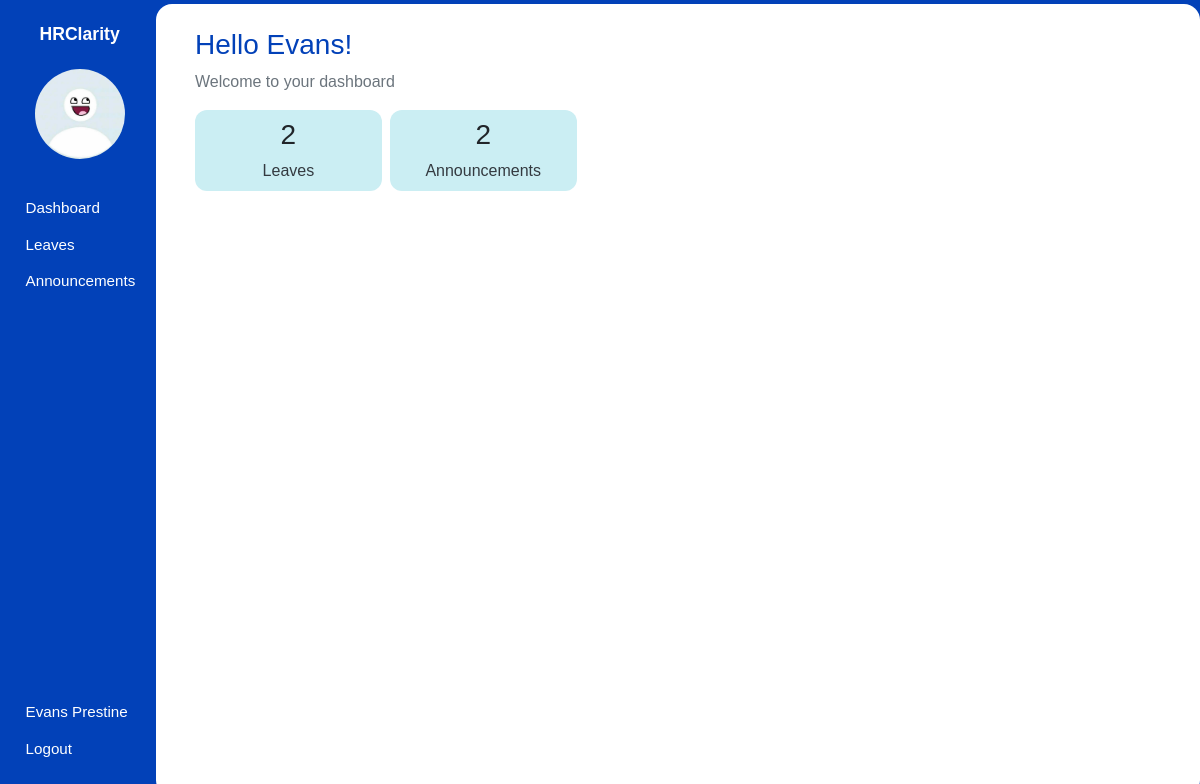
The page /employee/dashboard (signed in) on the database its author committed.
### hrms/models.py (models this page shows, shortened)
class User(db.Model, UserMixin):
    id = db.Column(db.Integer, primary_key=True)
    first_name = db.Column(db.String(80), nullable=False)
    last_name = db.Column(db.String(120), nullable=False)
    dob = db.Column(db.Date, nullable=False)
    gender = db.Column(db.String(7), nullable=False)
    email_address = db.Column(db.String(120), nullable=False)
    phone_number = db.Column(db.String(20), nullable=False)
    national_id = db.Column(db.Integer, nullable=False)
    user_level = db.Column(db.Integer, nullable=False, default=1)
    user_type = db.Column(db.String(10), nullable=False, default='employee')
    password = db.Column(db.String(60), nullable=False)
    image_file = db.Column(db.String(20), nullable=False, default='default.jpg')
    leaves = db.relationship('Leave')
    occupation_id = db.Column(db.Integer, db.ForeignKey('occupation.id'), nullable=False)

### hrms/employee/routes.py (the view)
@employee.route('/employee/dashboard')
@login_required
def employee_dashboard():
    announcements_count = Announcement.query.count()
    leaves_count = len(Leave.query.filter_by(employee_id=current_user.id).all())
    return render_template('employee/dashboard.html', page_title='User Dashboard', announcements_count=announcements_count, leaves_count=leaves_count, user=current_user)

### hrms/models.py (called while the page is built)
@login_manager.user_loader
def load_user(user_id):
    user = User.query.filter_by(id=user_id).first()
    return user

### hrms/templates/employee/dashboard.html
{% extends 'main_layout.html' %} {% block body %}
<section class="app">
  {% include "aside.html" %}
  <main class="Dashboard">
    <div class="main_container container-fluid dashboard_wrapper p-4">
      <div class="hero container">
        <div class="text">
          <h3>Hello {{ current_user.first_name }}!</h3>
          <p class="text-secondary">Welcome to your dashboard</p>
        </div>
      </div>
      <div class="container stats">
        <div class="stat">
          <h3>{{ leaves_count }}</h3>
          <a
            href="{{ url_for('leaves.employee_view_leaves') }}"
            class="text-dark"
            >Leaves</a
          >
        </div>
        <div class="stat">
          <h3>{{ announcements_count }}</h3>
          <a
            href="{{ url_for('announcements.employee_view_announcements') }}"
            class="text-dark"
            >Announcements</a
          >
        </div>
      </div>
    </div>
  </main>
</section>
{% endblock body %}

### hrms/templates/aside.html (shortened to what this page needs)
<aside>
  <h1 class="mt-3">HRClarity</h1>
  <div class="container text-center mt-4">
    <img src="{{ url_for('static', filename='images/profile_pictures/' ~ current_user.image_file ) }}" alt="Employee" class="rounded-circle" width="90" height="90" />
  </div>
  <div class="links">
    <ul>
      {% if current_user.user_level == 1 %}
        <li>
            <a href="{{ url_for('employee.employee_dashboard') }}">
                <span class="icon icon-home"></span>
                <span>Dashboard</span>
            </a>
        </li>
        <li>
            <a href="{{ url_for('leaves.employee_view_leaves') }}">
                <span class="icon icon-car"></span>
                <span>Leaves</span>
            </a>
        </li>
        <li>
            <a href="{{ url_for('announcements.employee_view_announcements') }}">
                <span class="icon icon-speaker"></span>
                <span>Announcements</span>
            </a>
        </li>
      {% endif %}
    </ul>
    <ul>
      <li>
        <a href="{{ url_for('user.profile_settings', employee_id=current_user.id) }}">
            <span class="icon icon-user"></span>
            <span>{{ user.first_name }} {{ user.last_name }}</span>
        </a>
      </li>
      <li>
        <a href="{{ url_for('user.logout') }}">
            <span class="icon icon-power-off"></span>
            <span>Logout</span>
        </a>
      </li>
    </ul>
  </div>
</aside>

### hrms/static/css/icomoon.css (style rules this page uses)
[class^="icon-"], [class*=" icon-"] { font-family: 'icomoon' !important; speak: none; font-style: normal; font-weight: normal; font-variant: normal; text-transform: none; line-height: 1; -webkit-font-smoothing: antialiased; -moz-osx-font-smoothing: grayscale; }
.icon-user:before { content: "\f007"; }
.icon-power-off:before { content: "\f011"; }
.icon-home:before { content: "\f015"; }
.icon-car:before { content: "\f1b9"; }
.icon-speaker:before { content: "\e32d"; }

### hrms/static/css/styles.css (style rules this page uses)
* { font-family: sans-serif, Arial, Helvetica; padding: 0; margin: 0; }
.app { background: #0241b8; height: 100vh; display: flex; align-items: center; }
.app aside { width: 13%; height: 100%; padding: 0.5em 0 0.2em 0.2em; color: #fff; }
.app aside h1 { font-size: 1.1em; font-weight: bold; text-align: center; }
.app aside .links ul { list-style: none; }
.app aside .links ul li { margin: 0.1em 0; padding: 6px; }
.app aside .links ul li a { text-decoration: none; color: #ffffff; display: flex; align-items: center; }
.app aside .links ul:nth-of-type(1) { margin: 2em 0; }
.app aside .links ul:nth-of-type(2) { position: absolute; bottom: 1em; }
.app aside .links .icon { margin: 0 0.3em 0 0; }
.app aside .links a span:nth-of-type(2), .app aside .links .icon { font-size: 0.95em; }
.app main { width: 87%; height: 99vh; overflow-y: auto; z-index: 5; }
.app main .main_container { border-radius: 16px; background: #fff; padding-bottom: 12px; height: 100%; overflow: auto; }
.Dashboard .dashboard_wrapper { height: 100%; }
.Dashboard .dashboard_wrapper .hero .text h3 { color: #0241b8; }
.Dashboard .dashboard_wrapper .stats { display: grid; grid-template-columns: repeat(5, 1fr); gap: 0.5em; }
.Dashboard .dashboard_wrapper .stats .stat { background: rgb(203, 238, 243); padding: 0.5em 1em; border-radius: 12px; text-align: center; }

### rows shown on the page
User: image_file (placeholder picture), first_name "Evans", last_name "Prestine"

### other values the page prints
{{ leaves_count }} "2"
{{ announcements_count }} "2"
